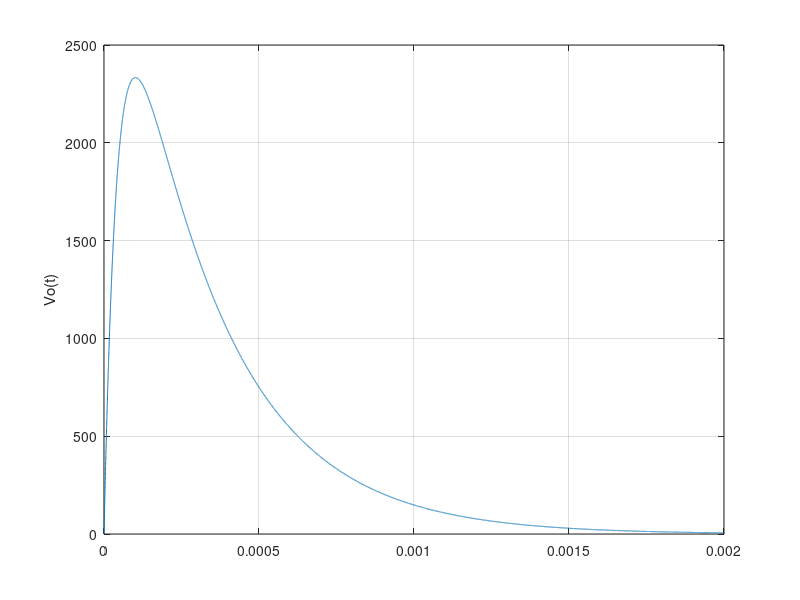

Here is the MATLAB script that generated this plot:
num = [72035730]; den = [1 25462 72035730];
[r p k] = residue (num,den);
t = 0:0.0000001:0.02;
plot(t,r(1)*exp(p(1).*t)+r(2)*exp(p(2)*t));
axis([0 0.002 0 2500]); ylabel("Vo(t)"); grid();